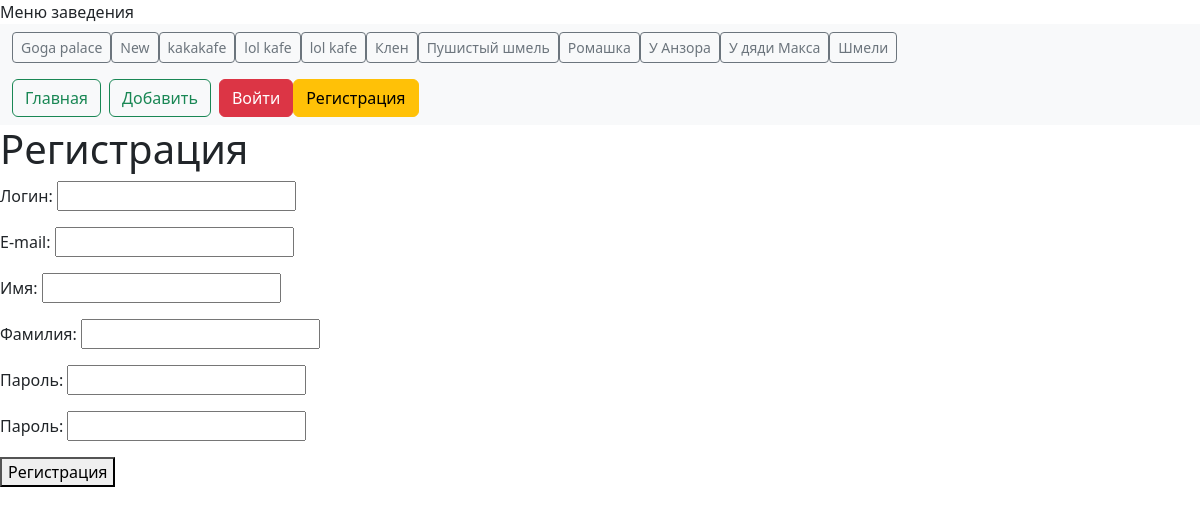
The page /users/register/ on the database its author committed.
### dishlist/models.py (models this page shows, shortened)
class Place(models.Model):
    title_place = models.CharField(max_length=150, db_index=True, verbose_name='Заведение')
    author = models.ForeignKey(get_user_model(), on_delete=models.SET_NULL, related_name='place_author', null=True,
                               default=None)
    place_info = models.OneToOneField('PlaceInfo', on_delete=models.SET_NULL, null=True, blank=True, related_name='place_info_reverse')
    def get_absolute_url(self):
        return reverse('dashboard_menu', kwargs={"place_id": self.pk})
    class Meta:
        verbose_name = 'Заведение'
        verbose_name_plural = 'Заведения'
        ordering = ['title_place']

### users/views.py (the view)
# urls.py: path('register/', views.register, name='register'),
def register(request):
    if request.method == 'POST':
        form = RegisterUserForm(request.POST)
        if form.is_valid():
            user = form.save(commit=False)
            user.set_password(form.cleaned_data['password'])
            user.save()
            return render(request, 'users/register_done.html')
    else:
        form = RegisterUserForm()
    return render(request, 'users/register.html', {'form': form})

### users/forms.py (shortened to what this page needs)
class RegisterUserForm(forms.ModelForm):
    username = forms.CharField(label="Логин")
    password = forms.CharField(label="Пароль", widget=forms.PasswordInput())
    password2 = forms.CharField(label="Пароль", widget=forms.PasswordInput())
    class Meta:
        model = get_user_model()
        fields = ['username', 'email', 'first_name', 'last_name', 'password', 'password2']
        labels = {
            'email': 'E-mail',
            'first_name': "Имя",
            'last_name': "Фамилия",
        }

### dishlist/templatetags/dish_tags.py (called while the page is built)
@register.simple_tag()
def get_categories():
    return Category.objects.all()

@register.simple_tag()
def get_places():
    return Place.objects.all()

@register.inclusion_tag('dishlist/list_places.html')
def show_places():
    place = Place.objects.all()
    return {"place": place}

### users/templates/users/register.html (shortened to what this page needs)
{% extends 'base.html' %}
{% block content %}
<h1>Регистрация</h1>
<form method="post">
  {{ form.as_p }}
  <p><button type="submit">Регистрация</button> </p>
</form>
{% endblock %}

### dishlist/templates/dishlist/list_places.html
<nav class="navbar bg-body-tertiary">
  <form class="container-fluid justify-content-start">
    {% for item in place %}
    <button class="btn btn-sm btn-outline-secondary" type="button">
      <a class="nav-link active" aria-current="page" href="{{ item.get_absolute_url }}">{{ item.title_place }}</a>
    </button>
    {% endfor %}
  </form>
</nav>

### rows shown on the page
Place: title_place "Goga palace"
Place: title_place "New"
Place: title_place "kakakafe"
Place: title_place "lol kafe"
Place: title_place "lol kafe"
Place: title_place "Клен"
Place: title_place "Пушистый шмель"
Place: title_place "Ромашка"
Place: title_place "У Анзора"
Place: title_place "У дяди Макса"
Place: title_place "Шмели"
